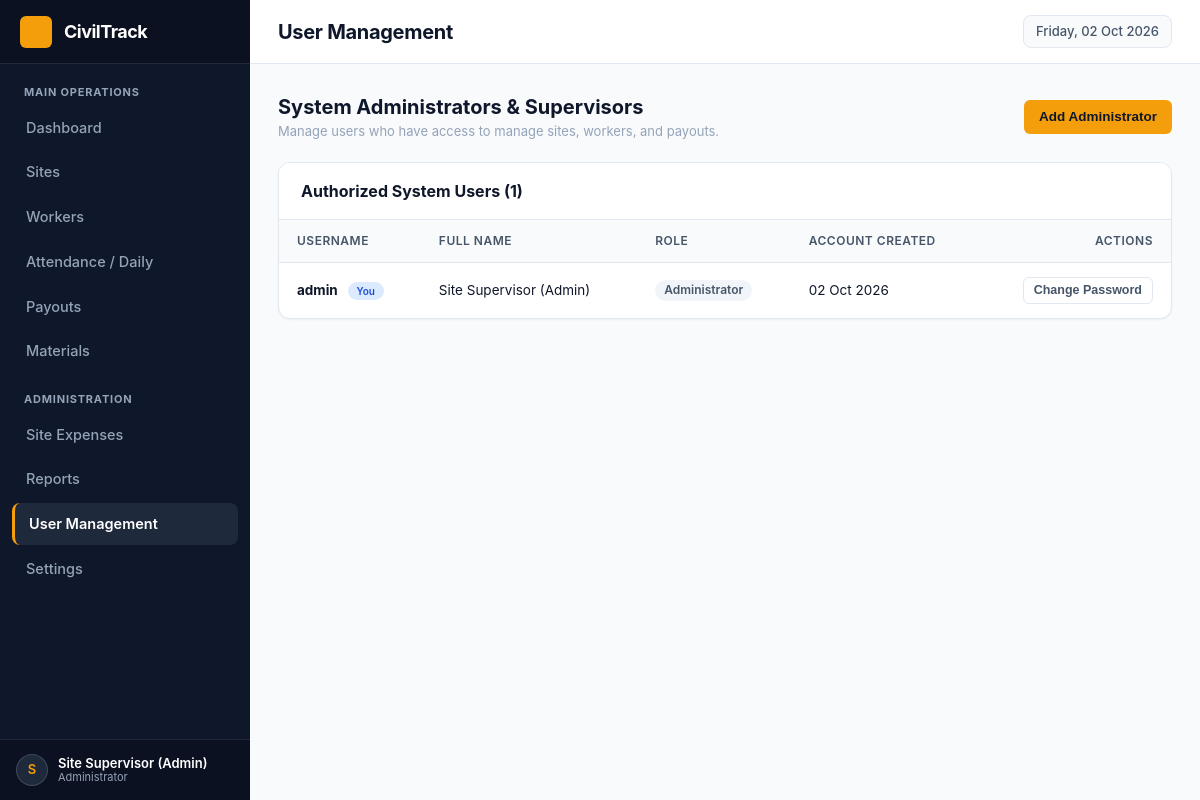
The page /admin/users.php (signed in) on the database its author committed.
### tables this page shows
CREATE TABLE `users` (
  `id` INT AUTO_INCREMENT PRIMARY KEY,
  `username` VARCHAR(50) NOT NULL UNIQUE,
  `password` VARCHAR(255) NOT NULL,
  `full_name` VARCHAR(100) NOT NULL,
  `role` VARCHAR(30) NOT NULL DEFAULT 'Admin',
  `created_at` DATETIME NOT NULL DEFAULT CURRENT_TIMESTAMP
);

### includes/auth.php (called while the page is built, shortened)
<?php
function is_logged_in() {
    return isset($_SESSION['user_id']) && !empty($_SESSION['user_id']);
}
function current_user() {
    return [
        'id'        => $_SESSION['user_id'] ?? 0,
        'username'  => $_SESSION['username'] ?? 'User',
        'full_name' => $_SESSION['full_name'] ?? 'Supervisor',
        'role'      => $_SESSION['role'] ?? 'Admin'
    ];
}
function e($str) {
    return htmlspecialchars((string)($str ?? ''), ENT_QUOTES, 'UTF-8');
}
function format_date($dateStr, $format = 'd M Y') {
    $time = strtotime($dateStr);
    return $time ? date($format, $time) : $dateStr;
}

### admin/users.php (the view, shortened to what this page needs)
<?php
require_once __DIR__ . '/../includes/auth.php';
$conn = get_db();
$currentUser = current_user();
$res = mysqli_query($conn, "SELECT id, username, full_name, role, created_at FROM users ORDER BY id ASC");
$users = mysqli_fetch_all($res, MYSQLI_ASSOC);
include __DIR__ . '/../includes/header.php';
?>
<div style="display: flex; justify-content: space-between; align-items: center; margin-bottom: 20px; flex-wrap: wrap; gap: 12px;">
    <div>
        <h2 style="font-size: 20px; font-weight: 700; color: var(--primary);">System Administrators & Supervisors</h2>
        <p style="font-size: 13px; color: var(--text-muted);">Manage users who have access to manage sites, workers, and payouts.</p>
    </div>
    <div>
        <button type="button" class="btn btn-primary" onclick="openModal('addUserModal')">
            Add Administrator
        </button>
    </div>
</div>
<div class="card">
    <div class="card-header">
        <div class="card-title">
            Authorized System Users (<?php echo count($users); ?>)
        </div>
    </div>
    <div class="card-body p-0">
        <div class="table-responsive">
            <table class="data-table">
                <thead>
                    <tr>
                        <th>Username</th>
                        <th>Full Name</th>
                        <th>Role</th>
                        <th>Account Created</th>
                        <th style="text-align: right;">Actions</th>
                    </tr>
                </thead>
                <tbody>
                    <?php foreach ($users as $u): ?>
                        <tr>
                            <td>
                                <strong><?php echo e($u['username']); ?></strong>
                                <?php if ($u['id'] == $currentUser['id']): ?>
                                    <span class="badge badge-info" style="font-size: 10px; margin-left: 6px;">You</span>
                                <?php endif; ?>
                            </td>
                            <td><?php echo e($u['full_name']); ?></td>
                            <td><span class="badge badge-neutral"><?php echo e($u['role']); ?></span></td>
                            <td><?php echo format_date($u['created_at']); ?></td>
                            <td style="text-align: right; white-space: nowrap;">
                                <button type="button" class="btn btn-outline btn-sm" onclick='openPasswordModal(<?php echo $u['id']; ?>, "<?php echo e($u['username']); ?>")' title="Change Password">
                                    Change Password
                                </button>
                            </td>
                        </tr>
                    <?php endforeach; ?>
                </tbody>
            </table>
        </div>
    </div>
</div>
<?php include __DIR__ . '/../includes/footer.php'; ?>

### includes/sidebar.php (shortened to what this page needs)
<?php
$root = (strpos($_SERVER['PHP_SELF'], '/admin/') !== false) ? '../' : './';
$current_page = basename($_SERVER['PHP_SELF']);
$in_admin = (strpos($_SERVER['PHP_SELF'], '/admin/') !== false);
$user = current_user();
?>
<aside class="sidebar">
    <div class="sidebar-brand">
        <div class="brand-logo-icon">
        </div>
        <span class="brand-text">CivilTrack</span>
    </div>
    <ul class="sidebar-menu">
        <li class="menu-category">Main Operations</li>
        <li>
            <a href="<?php echo $root; ?>dashboard.php" class="sidebar-link <?php echo ($current_page === 'dashboard.php') ? 'active' : ''; ?>">
                <span>Dashboard</span>
            </a>
        </li>
        <li>
            <a href="<?php echo $root; ?>sites.php" class="sidebar-link <?php echo ($current_page === 'sites.php' || $current_page === 'site_details.php') ? 'active' : ''; ?>">
                <span>Sites</span>
            </a>
        </li>
        <li>
            <a href="<?php echo $root; ?>workers.php" class="sidebar-link <?php echo ($current_page === 'workers.php' || $current_page === 'worker_details.php') ? 'active' : ''; ?>">
                <span>Workers</span>
            </a>
        </li>
        <li>
            <a href="<?php echo $root; ?>attendance.php" class="sidebar-link <?php echo ($current_page === 'attendance.php') ? 'active' : ''; ?>">
                <span>Attendance / Daily</span>
            </a>
        </li>
        <li>
            <a href="<?php echo $root; ?>payouts.php" class="sidebar-link <?php echo ($current_page === 'payouts.php') ? 'active' : ''; ?>">
                <span>Payouts</span>
            </a>
        </li>
        <li>
            <a href="<?php echo $root; ?>materials.php" class="sidebar-link <?php echo ($current_page === 'materials.php') ? 'active' : ''; ?>">
                <span>Materials</span>
            </a>
        </li>
        <li class="menu-category">Administration</li>
        <li>
            <a href="<?php echo $root; ?>admin/expenses.php" class="sidebar-link <?php echo ($in_admin && $current_page === 'expenses.php') ? 'active' : ''; ?>">
                <span>Site Expenses</span>
            </a>
        </li>
        <li>
            <a href="<?php echo $root; ?>admin/reports.php" class="sidebar-link <?php echo ($in_admin && $current_page === 'reports.php') ? 'active' : ''; ?>">
                <span>Reports</span>
            </a>
        </li>
        <li>
            <a href="<?php echo $root; ?>admin/users.php" class="sidebar-link <?php echo ($in_admin && $current_page === 'users.php') ? 'active' : ''; ?>">
                <span>User Management</span>
            </a>
        </li>
        <li>
            <a href="<?php echo $root; ?>admin/settings.php" class="sidebar-link <?php echo ($in_admin && $current_page === 'settings.php') ? 'active' : ''; ?>">
                <span>Settings</span>
            </a>
        </li>
    </ul>
    <div class="sidebar-footer">
        <div class="user-snippet">
            <div class="user-avatar">
                <?php echo strtoupper(substr($user['full_name'] ?? 'A', 0, 1)); ?>
            </div>
            <div class="user-info-text">
                <div class="user-name"><?php echo e($user['full_name'] ?? 'Admin'); ?></div>
                <div class="user-role"><?php echo e($user['role'] ?? 'Supervisor'); ?></div>
            </div>
        </div>
        <a href="<?php echo $root; ?>logout.php" class="logout-btn" title="Sign out">
        </a>
    </div>
</aside>

### rows shown on the page
users: full_name "S", full_name "Site Supervisor (Admin)", role "Administrator", username "admin", shows "You", created_at "02 Oct 2026"

### other values the page prints
$page_title "User Management"
count($users) "1"
